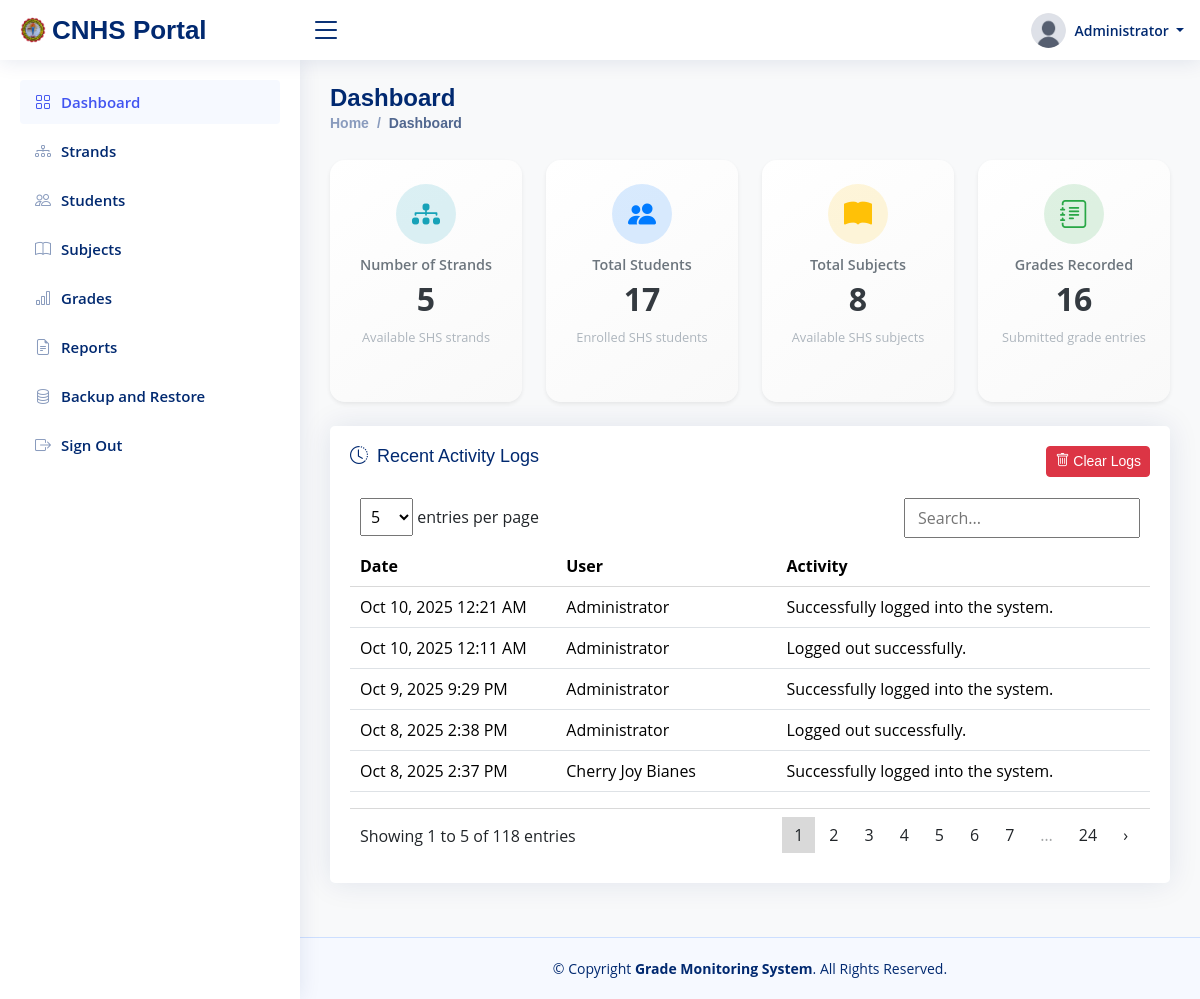
The app's page /dashboard (signed in) with its own data.
### tables this page shows
CREATE TABLE `users` (
  `id` int(11) NOT NULL AUTO_INCREMENT,
  `uuid` varchar(36) NOT NULL,
  `name` varchar(100) NOT NULL,
  `username` varchar(50) NOT NULL,
  `password` varchar(255) NOT NULL,
  `image` varchar(50) NOT NULL,
  `user_type` varchar(20) NOT NULL,
  `created_at` datetime NOT NULL,
  `updated_at` datetime NOT NULL,
  PRIMARY KEY (`id`),
  UNIQUE KEY `uuid` (`uuid`),
  UNIQUE KEY `username` (`username`)
);

CREATE TABLE `logs` (
  `id` int(11) NOT NULL AUTO_INCREMENT,
  `uuid` varchar(36) NOT NULL,
  `user_id` int(11) NOT NULL,
  `activity` text NOT NULL,
  `created_at` datetime NOT NULL,
  `updated_at` datetime NOT NULL,
  PRIMARY KEY (`id`),
  UNIQUE KEY `uuid` (`uuid`),
  KEY `user_id` (`user_id`),
  CONSTRAINT `logs_ibfk_1` FOREIGN KEY (`user_id`) REFERENCES `users` (`id`) ON DELETE CASCADE ON UPDATE CASCADE
);

### views/pages/dashboard.php (the view, shortened to what the rows shown need)
<?php
include_once "views/pages/templates/header.php";
$total_students = count($db->select_all("students"));
$total_grades = count($db->select_all("grades"));
$total_strands = count($db->select_all("strands"));
$total_subjects = count($db->select_all("subjects"));
$logs = $db->run_custom_query("SELECT l.*, u.name AS username FROM logs l JOIN users u ON l.user_id = u.id ORDER BY l.created_at DESC");
?>
<main id="main" class="main bg-light py-4">
    <div class="pagetitle">
        <div class="row">
            <div class="col-6">
                <h1>Dashboard</h1>
                <nav>
                    <ol class="breadcrumb">
                        <li class="breadcrumb-item"><a href="<?= base_url() ?>">Home</a></li>
                        <li class="breadcrumb-item active">Dashboard</li>
                    </ol>
                </nav>
            </div>
        </div>
    </div>
    <section class="section">
        <div class="row g-4">
            <div class="col-lg-3 col-md-6">
                <a href="strands" class="text-decoration-none text-dark">
                    <div class="card stat-card shadow-sm h-100">
                        <div class="card-body text-center p-4">
                            <div class="icon-circle icon-info">
                                <i class="bi bi-diagram-3-fill fs-3"></i>
                            </div>
                            <div class="stat-title">Number of Strands</div>
                            <div class="stat-value"><?= $total_strands ?></div>
                            <div class="stat-sub">Available SHS strands</div>
                        </div>
                    </div>
                </a>
            </div>
            <div class="col-lg-3 col-md-6">
                <a href="students" class="text-decoration-none text-dark">
                    <div class="card stat-card shadow-sm h-100">
                        <div class="card-body text-center p-4">
                            <div class="icon-circle icon-primary">
                                <i class="bi bi-people-fill fs-3"></i>
                            </div>
                            <div class="stat-title">Total Students</div>
                            <div class="stat-value"><?= $total_students ?></div>
                            <div class="stat-sub">Enrolled SHS students</div>
                        </div>
                    </div>
                </a>
            </div>
            <div class="col-lg-3 col-md-6">
                <a href="subjects" class="text-decoration-none text-dark">
                    <div class="card stat-card shadow-sm h-100">
                        <div class="card-body text-center p-4">
                            <div class="icon-circle icon-warning">
                                <i class="bi bi-book-fill fs-3"></i>
                            </div>
                            <div class="stat-title">Total Subjects</div>
                            <div class="stat-value"><?= $total_subjects ?></div>
                            <div class="stat-sub">Available SHS subjects</div>
                        </div>
                    </div>
                </a>
            </div>
            <div class="col-lg-3 col-md-6">
                <a href="grades" class="text-decoration-none text-dark">
                    <div class="card stat-card shadow-sm h-100">
                        <div class="card-body text-center p-4">
                            <div class="icon-circle icon-success">
                                <i class="bi bi-journal-text fs-3"></i>
                            </div>
                            <div class="stat-title">Grades Recorded</div>
                            <div class="stat-value"><?= $total_grades ?></div>
                            <div class="stat-sub">Submitted grade entries</div>
                        </div>
                    </div>
                </a>
            </div>
        </div>
        <div class="row mt-4">
            <div class="col-lg-12">
                <div class="card">
                    <div class="card-body">
                        <h5 class="card-title">
                            <i class="bi bi-clock-history me-1"></i> Recent Activity Logs
                            <button class="btn btn-danger btn-sm float-end" id="clear_logs_btn">
                                <i class="bi bi-trash"></i> Clear Logs
                            </button>
                        </h5>
                        <table class="table datatable">
                            <thead>
                                <tr>
                                    <th>Date</th>
                                    <th>User</th>
                                    <th>Activity</th>
                                </tr>
                            </thead>
                            <tbody>
                                <?php foreach ($logs as $log): ?>
                                    <tr>
                                        <td>
                                            <?= (new DateTime($log["created_at"]))->format("M j, Y g:i A") ?>
                                        </td>
                                        <td>
                                            <?= htmlspecialchars($log["username"]) ?>
                                        </td>
                                        <td>
                                            <?= htmlspecialchars($log["activity"]) ?>
                                        </td>
                                    </tr>
                                <?php endforeach ?>
                            </tbody>
                        </table>
                    </div>
                </div>
            </div>
        </div>
    </section>
</main>
<?php include_once "views/pages/templates/footer.php"; ?>

### views/pages/templates/header.php (shortened to what the rows shown need)
<?php
$db = new Database();
$current_page = basename($_SERVER['REQUEST_URI']);
$user_data = $db->select_one("users", "id", $_SESSION["user_id"]);
?>
<!DOCTYPE html>
<html lang="en">
<head>
    <link href="https://cdn.jsdelivr.net/npm/bootstrap-icons@1.10.5/font/bootstrap-icons.css" rel="stylesheet">
    <link href="<?= base_url('public/assets/vendor/bootstrap/css/bootstrap.min.css') ?>" rel="stylesheet">
    <link href="<?= base_url('public/assets/vendor/bootstrap-icons/bootstrap-icons.css') ?>" rel="stylesheet">
    <link href="<?= base_url('public/assets/vendor/simple-datatables/style.css') ?>" rel="stylesheet">
    <link href="<?= base_url('public/assets/vendor/sweetalert2/css/sweetalert2.min.css') ?>" rel="stylesheet">
    <link href="<?= base_url('public/assets/css/style.css?v=1.3') ?>" rel="stylesheet">
</head>
<body>
    <header id="header" class="header fixed-top d-flex align-items-center">
        <div class="d-flex align-items-center justify-content-between">
            <a href="<?= base_url() ?>" class="logo d-flex align-items-center">
                <img src="<?= base_url('public/assets/img/logo.png') ?>" alt="">
                <span class="d-none d-lg-block">CNHS Portal</span>
            </a>
            <i class="bi bi-list toggle-sidebar-btn"></i>
        </div>
        <nav class="header-nav ms-auto">
            <ul class="d-flex align-items-center">
                <li class="nav-item dropdown pe-3">
                    <a class="nav-link nav-profile d-flex align-items-center pe-0" href="#" data-bs-toggle="dropdown" aria-label="User profile dropdown">
                        <img src="<?= base_url('public/assets/img/uploads/' . $user_data['image']) ?>" alt="Profile" class="rounded-circle" style="width: 35px; height: 35px;">
                        <span class="d-none d-md-block dropdown-toggle ps-2">
                            <?= $user_data["name"] ?>
                        </span>
                    </a>
                </li>
            </ul>
        </nav>
    </header>
    <aside id="sidebar" class="sidebar">
        <ul class="sidebar-nav" id="sidebar-nav">
            <li class="nav-item">
                <a class="nav-link <?= $current_page != "dashboard" ? "collapsed" : null ?>" href="dashboard">
                    <i class="bi bi-grid"></i>
                    <span>Dashboard</span>
                </a>
            </li>
            <li class="nav-item">
                <a class="nav-link <?= $current_page != "strands" ? "collapsed" : null ?>" href="strands">
                    <i class="bi bi-diagram-3"></i>
                    <span>Strands</span>
                </a>
            </li>
            <li class="nav-item">
                <a class="nav-link <?= $current_page != "students" ? "collapsed" : null ?>" href="students">
                    <i class="bi bi-people"></i>
                    <span>Students</span>
                </a>
            </li>
            <li class="nav-item">
                <a class="nav-link <?= $current_page != "subjects" ? "collapsed" : null ?>" href="subjects">
                    <i class="bi bi-book"></i>
                    <span>Subjects</span>
                </a>
            </li>
            <li class="nav-item">
                <a class="nav-link <?= $current_page != "grades" ? "collapsed" : null ?>" href="grades">
                    <i class="bi bi-bar-chart"></i>
                    <span>Grades</span>
                </a>
            </li>
            <li class="nav-item">
                <a class="nav-link <?= $current_page != "reports" ? "collapsed" : null ?>" href="reports">
                    <i class="bi bi-file-earmark-text"></i>
                    <span>Reports</span>
                </a>
            </li>
            <li class="nav-item">
                <a class="nav-link <?= $current_page != "backup_and_restore" ? "collapsed" : null ?>" href="backup_and_restore">
                    <i class="bi bi-database"></i>
                    <span>Backup and Restore</span>
                </a>
            </li>
            <li class="nav-item">
                <a class="nav-link collapsed logout" href="javascript:void(0)">
                    <i class="bi bi-box-arrow-right"></i>
                    <span>Sign Out</span>
                </a>
            </li>
        </ul>
    </aside>

### records on screen
users: image (placeholder picture), name "Administrator"
logs: created_at "Oct 10, 2025 12:21 AM", user.name "Administrator", activity "Successfully logged into the system."
logs: created_at "Oct 10, 2025 12:11 AM", user.name "Administrator", activity "Logged out successfully."
logs: created_at "Oct 9, 2025 9:29 PM", user.name "Administrator", activity "Successfully logged into the system."
logs: created_at "Oct 8, 2025 2:38 PM", user.name "Administrator", activity "Logged out successfully."
logs: created_at "Oct 8, 2025 2:37 PM", user.name "Cherry Joy Bianes", activity "Successfully logged into the system."

### other values on screen
$total_strands "5"
$total_students "17"
$total_subjects "8"
$total_grades "16"
